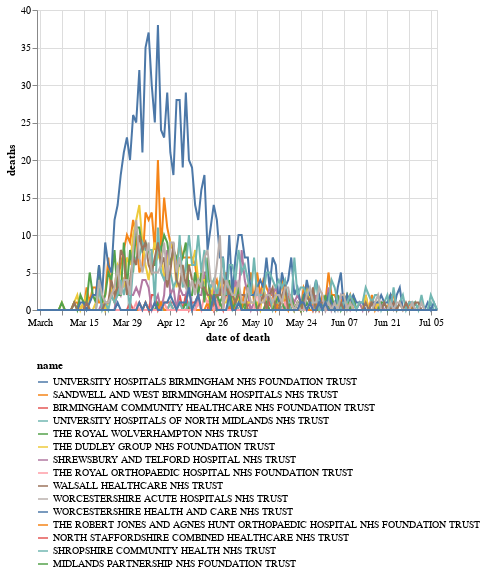

The notebook cell this image was saved under:
### Markdown cell above
## Deaths on date died by trust

### Code cell
chart_doddbt = our_trusts.copy()

alt.Chart(chart_doddbt).mark_line().encode(
    x='date of death',
    y='deaths',
    color=alt.Color('name',sort=[
        'UNIVERSITY HOSPITALS BIRMINGHAM NHS FOUNDATION TRUST',
        'SANDWELL AND WEST BIRMINGHAM HOSPITALS NHS TRUST',
        'BIRMINGHAM COMMUNITY HEALTHCARE NHS FOUNDATION TRUST',
        'UNIVERSITY HOSPITALS OF NORTH MIDLANDS NHS TRUST',
        'THE ROYAL WOLVERHAMPTON NHS TRUST',
        'THE DUDLEY GROUP NHS FOUNDATION TRUST',
        'SHREWSBURY AND TELFORD HOSPITAL NHS TRUST',
        'THE ROYAL ORTHOPAEDIC HOSPITAL NHS FOUNDATION TRUST',
        'WALSALL HEALTHCARE NHS TRUST',
        'WORCESTERSHIRE ACUTE HOSPITALS NHS TRUST',
        'WORCESTERSHIRE HEALTH AND CARE NHS TRUST',
        'THE ROBERT JONES AND AGNES HUNT ORTHOPAEDIC HOSPITAL NHS FOUNDATION TRUST',
        'NORTH STAFFORDSHIRE COMBINED HEALTHCARE NHS TRUST',
        'SHROPSHIRE COMMUNITY HEALTH NHS TRUST',
        'MIDLANDS PARTNERSHIP NHS FOUNDATION TRUST',
    ])
).configure_legend(labelLimit=0, orient='bottom',direction='vertical')

### Figure 1 — Vega-Lite specification as saved in the notebook (floating-point values rounded to 4 significant figures; data arrays with more than 128 entries replaced by an {"elided": "..."} marker saying what was removed)
{"config": {"view": {"continuousWidth": 400, "continuousHeight": 300}, "legend": {"direction": "vertical", "labelLimit": 0, "orient": "bottom"}}, "data": {"name": "data-4e7f42d911699331737dfed7f6ea31c9"}, "mark": "line", "encoding": {"color": {"type": "nominal", "field": "name", "sort": ["UNIVERSITY HOSPITALS BIRMINGHAM NHS FOUNDATION TRUST", "SANDWELL AND WEST BIRMINGHAM HOSPITALS NHS TRUST", "BIRMINGHAM COMMUNITY HEALTHCARE NHS FOUNDATION TRUST", "UNIVERSITY HOSPITALS OF NORTH MIDLANDS NHS TRUST", "THE ROYAL WOLVERHAMPTON NHS TRUST", "THE DUDLEY GROUP NHS FOUNDATION TRUST", "SHREWSBURY AND TELFORD HOSPITAL NHS TRUST", "THE ROYAL ORTHOPAEDIC HOSPITAL NHS FOUNDATION TRUST", "WALSALL HEALTHCARE NHS TRUST", "WORCESTERSHIRE ACUTE HOSPITALS NHS TRUST", "WORCESTERSHIRE HEALTH AND CARE NHS TRUST", "THE ROBERT JONES AND AGNES HUNT ORTHOPAEDIC HOSPITAL NHS FOUNDATION TRUST", "NORTH STAFFORDSHIRE COMBINED HEALTHCARE NHS TRUST", "SHROPSHIRE COMMUNITY HEALTH NHS TRUST", "MIDLANDS PARTNERSHIP NHS FOUNDATION TRUST"]}, "x": {"type": "temporal", "field": "date of death"}, "y": {"type": "quantitative", "field": "deaths"}}, "$schema": "https://vega.github.io/schema/vega-lite/v4.8.1.json", "datasets": {"data-4e7f42d911699331737dfed7f6ea31c9": {"elided": "1950 records"}}}
